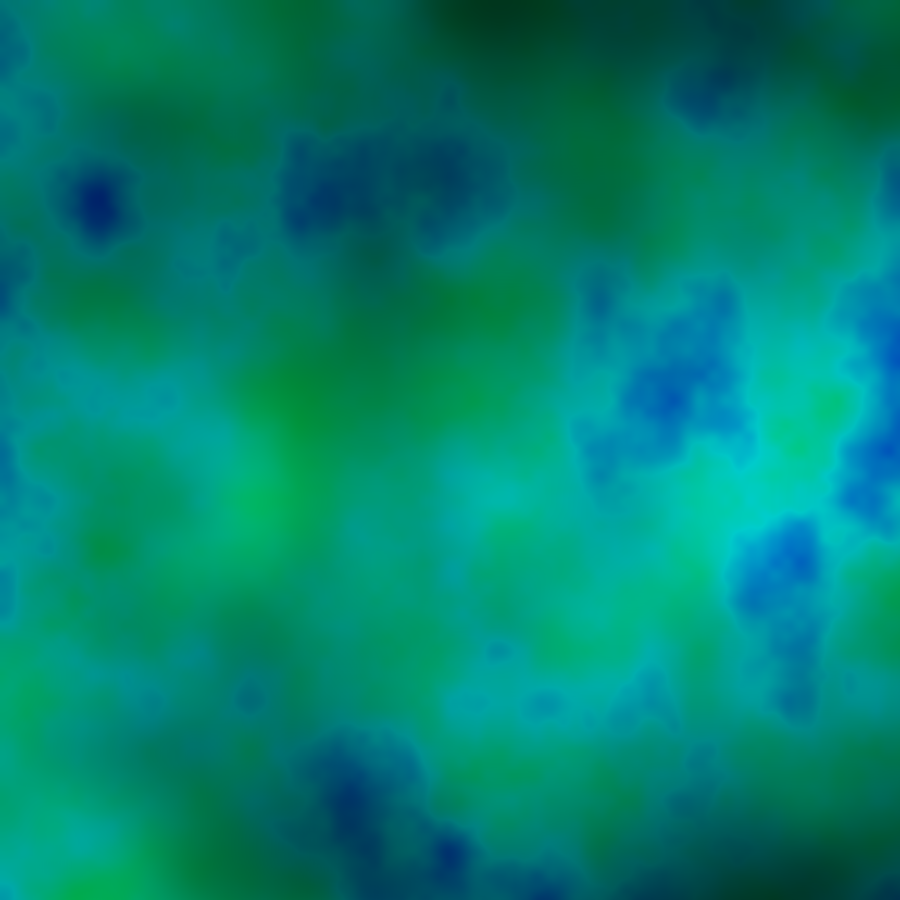
Frame 1 (no input)
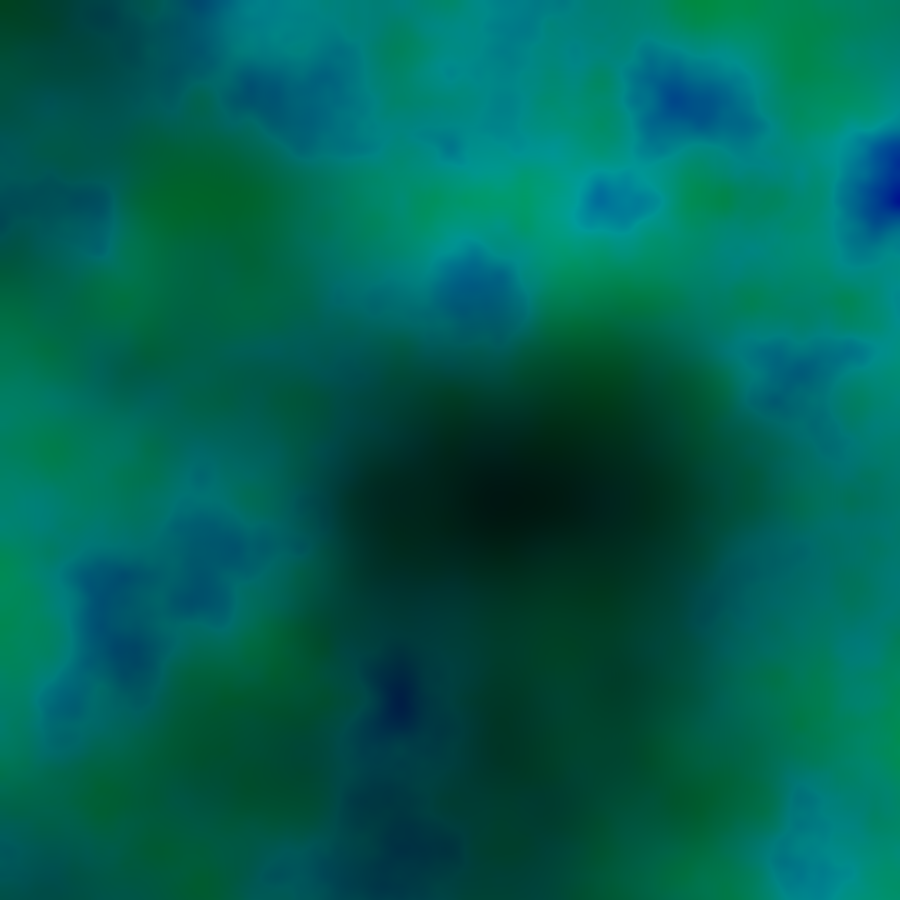
Frame 60 (the mouse pressed at the canvas centre just before this capture)
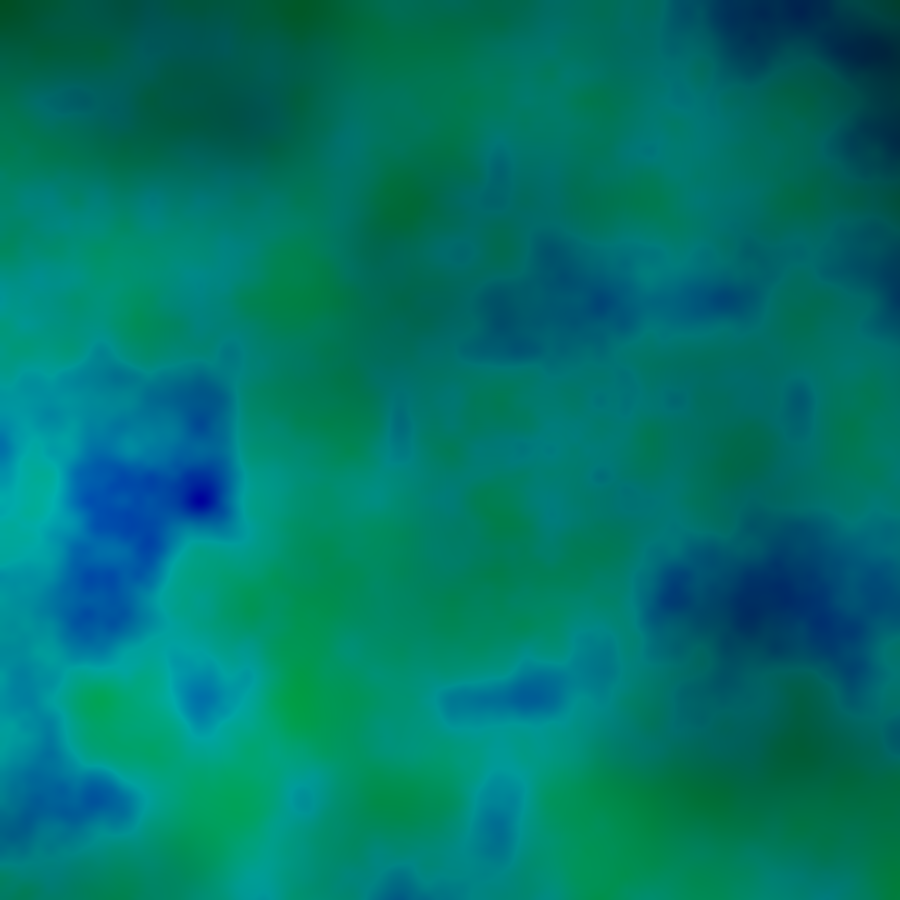
Frame 120 (the mouse held since frame 60 and released just before this capture)

The Processing sketch that drew these frames (run headless with seeded random() and noise(); from frame 60 on, the mouse is pressed at the canvas centre):

// Processing sketch: NoiseArt
// ── NoiseArt.pde

int scale = 100;
float layer = 0;

public void setup() {
  size(900,900);
  colorMode(HSB);
  loadPixels();
}

public void draw() {
  
  for(int x = 0; x < width; x++) {
    for(int y = 0; y < height; y++) {
      float colorNoise = getNoise((float)x/scale, (float)y/scale, layer);
      colorNoise *= getNoise((float)x/(scale*2), (float)y/(scale*2), layer+1);
      
      float brightnessNoise = getNoise((float)x/(scale*5), (float)y/(scale*5), layer+1);
      color c = color(100 + (100*colorNoise), 255, 255*brightnessNoise);
      pixels[y*width+x] = c;
    }
  }
  
  updatePixels();
  
  layer += 0.05f;
}

public float getNoise(float x, float y, float layer) {
  float noiseOutput = 0;
  noiseOutput += noise(x, y, layer);
  return noiseOutput;
}
